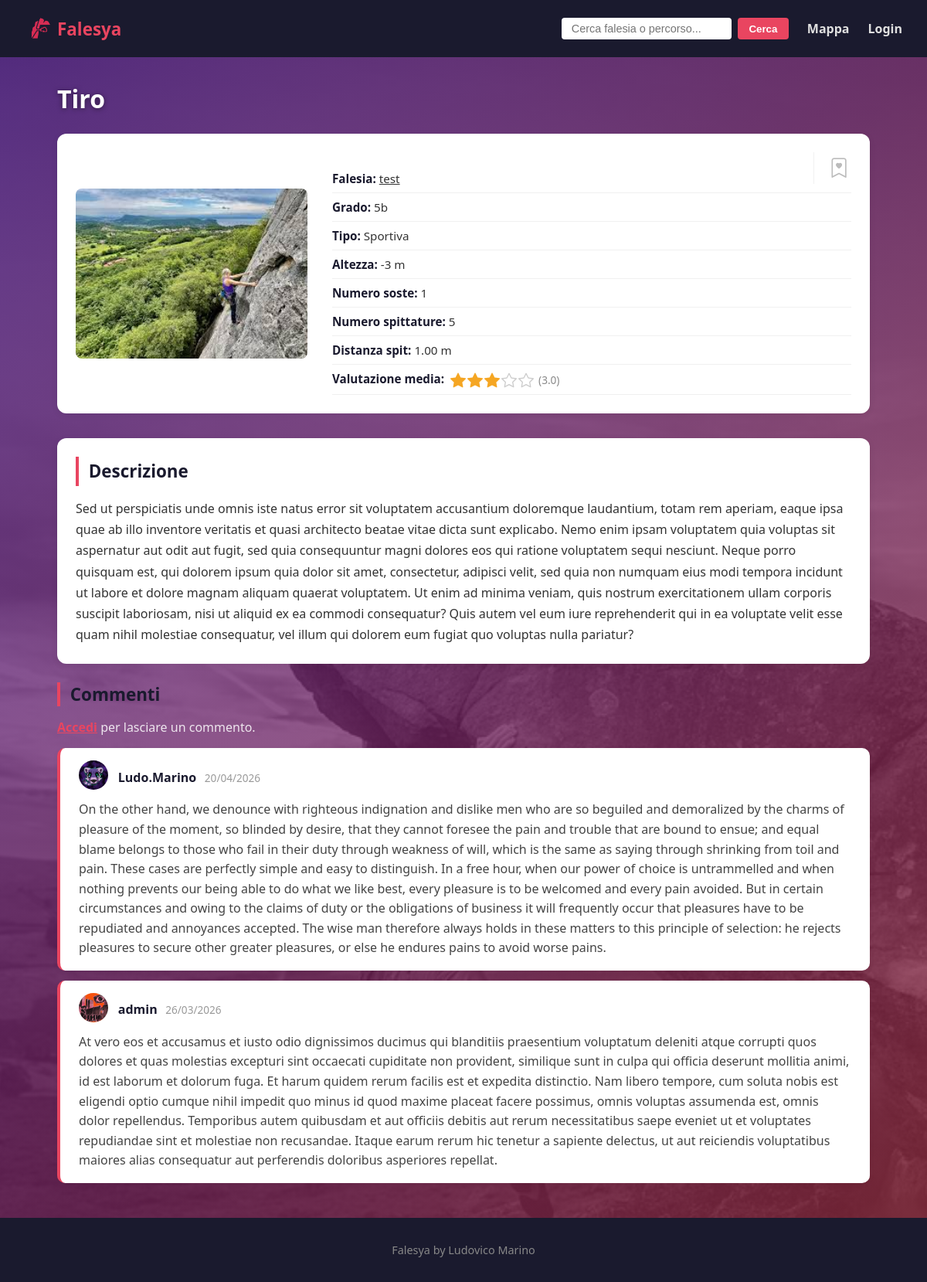
/percorso/1/, run on an earlier commit of the app's database.
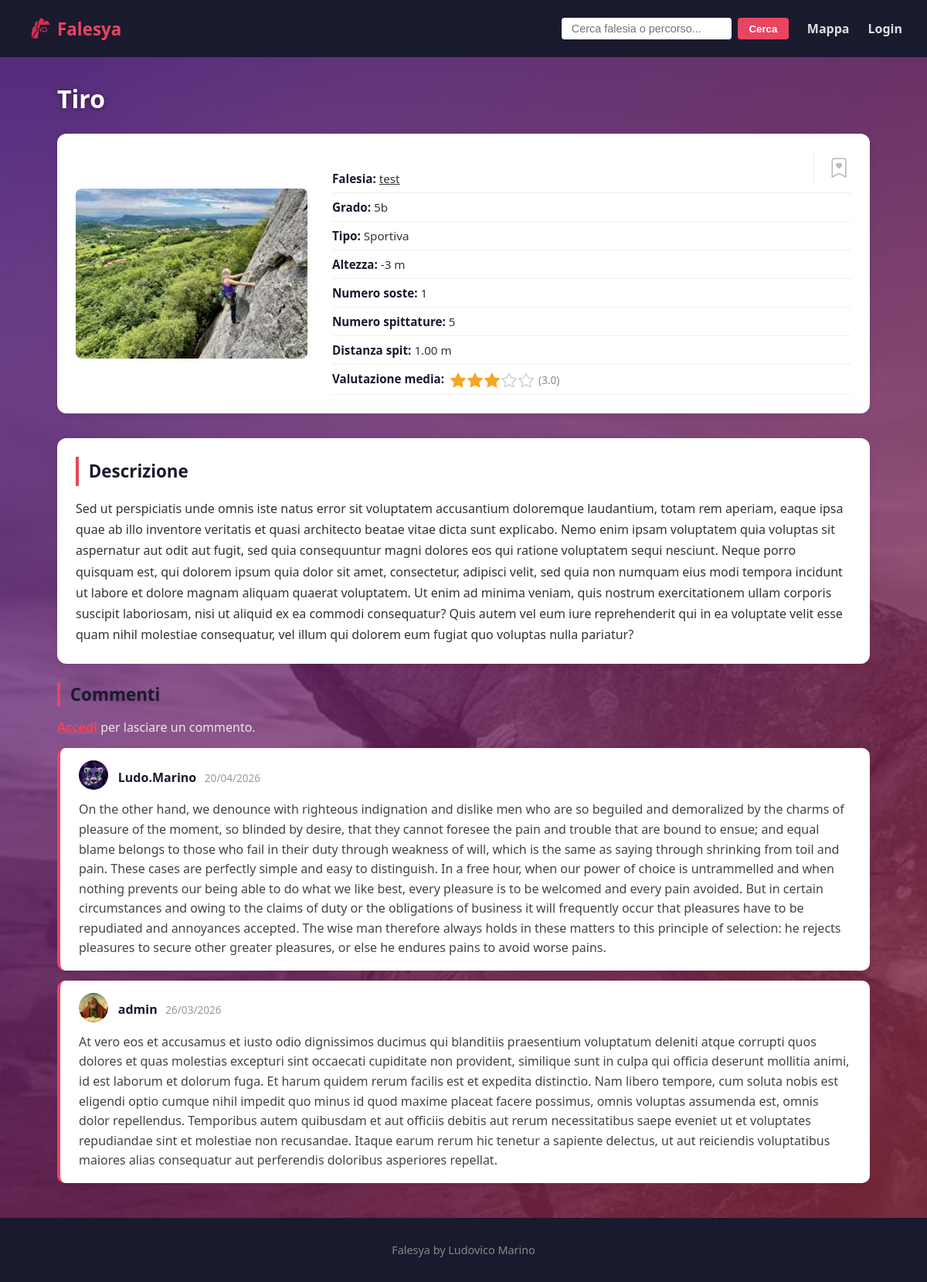
And on a later commit of the database.
### generale/models.py (models this page shows, shortened)
class Commento(models.Model):
    utente = models.ForeignKey(User, on_delete=models.CASCADE)
    falesia = models.ForeignKey(Falesia, on_delete=models.CASCADE, null=True, blank=True)
    percorso = models.ForeignKey(Percorso, on_delete=models.CASCADE, null=True, blank=True)
    testo = models.TextField()
    data = models.DateTimeField(auto_now_add=True)

class Profilo(models.Model):
    utente = models.OneToOneField(User, on_delete=models.CASCADE, related_name='profilo')
    immagine_profilo = models.ImageField(upload_to='profili/', blank=True, null=True)

### generale/views.py (the view, shortened to what this page needs)
# urls.py: path('percorso/<int:id>/', views.dettaglio_percorso, name='dettaglio_percorso'),
def dettaglio_percorso(request, id):
    percorso = get_object_or_404(Percorso, id=id)
    commenti = percorso.commento_set.select_related('utente__profilo').order_by('-data')
    media_voto = Valutazione.objects.filter(percorso=percorso).aggregate(Avg('voto'))['voto__avg']
    is_preferito = (
        request.user.is_authenticated and
        Preferito.objects.filter(utente=request.user, percorso=percorso).exists()
    )
    voto_utente = None
    if request.user.is_authenticated:
        v = Valutazione.objects.filter(utente=request.user, percorso=percorso).first()
        voto_utente = v.voto if v else None
    form_commento    = FormCommento()
    form_valutazione = FormValutazione()
    return render(request, 'generale/dettaglio_percorso.html', {
        'percorso':         percorso,
        'commenti':         commenti,
        'media_voto':       media_voto,
        'media_voto_int':   round(media_voto) if media_voto else 0,
        'voto_utente':      voto_utente,
        'form_commento':    form_commento,
        'form_valutazione': form_valutazione,
        'is_preferito':     is_preferito,
    })

### generale/forms.py
class FormCommento(forms.ModelForm):
    class Meta:
        model = Commento
        fields = ['testo']
        widgets = {
            'testo': forms.Textarea(attrs={
                'rows': 3,
                'placeholder': 'Scrivi un commento...',
                'maxlength': 1000,
            })
        }
        labels = {'testo': ''}

class FormValutazione(forms.ModelForm):
    class Meta:
        model = Valutazione
        fields = ['voto']
        widgets = {
            'voto': forms.RadioSelect()
        }
        labels = {'voto': 'La tua valutazione'}

### generale/templates/generale/dettaglio_percorso.html (shortened to what this page needs)
{% extends 'generale/base.html' %}
{% load static %}
{% block contenuto %}
<h1>{{ percorso.nome }}</h1>
<div class="dettaglio-header">
    {% if percorso.immagine %}
    <img src="{{ percorso.immagine.url }}" alt="{{ percorso.nome }}">
    {% else %}
    <img src="{% static 'generale/content/placeholder.png' %}" alt="{{ percorso.nome }}">
    {% endif %}
    <div class="dati">
        <div class="preferiti-header">
            {% if user.is_authenticated %}
            <form action="{% url 'toggle_preferito' %}" method="POST" class="form-preferito">
                {% csrf_token %}
                <input type="hidden" name="tipo" value="percorso">
                <input type="hidden" name="id" value="{{ percorso.id }}">
                <button type="submit" class="btn-preferito"
                    title="{% if is_preferito %}Rimuovi dai preferiti{% else %}Aggiungi ai preferiti{% endif %}">
                    {% if is_preferito %}
                    <i class="bi bi-bookmark-heart-fill"></i>
                    {% else %}
                    <i class="bi bi-bookmark-heart"></i>
                    {% endif %}
                </button>
            </form>
            {% else %}
            <a href="#" class="btn-preferito btn-preferito--disabilitato" title="Accedi per salvare nei preferiti">
                <i class="bi bi-bookmark-heart"></i>
            </a>
            {% endif %}
        </div>
        <p><strong>Falesia:</strong>
            <a href="{% url 'dettaglio_falesia' percorso.falesia.id %}">{{ percorso.falesia.nome }}</a>
        </p>
        <p><strong>Grado:</strong> {{ percorso.grado }}</p>
        <p><strong>Tipo:</strong> {{ percorso.get_tipo_display }}</p>
        <p><strong>Altezza:</strong> {{ percorso.altezza }} m</p>
        <p><strong>Numero soste:</strong> {{ percorso.n_soste }}</p>
        <p><strong>Numero spittature:</strong> {{ percorso.n_spittature }}</p>
        <p><strong>Distanza spit:</strong> {{ percorso.distanza_spit }} m</p>
        <p>
            <strong>Valutazione media:</strong>
            {% if media_voto %}
            <span class="stelle-media">
                    <span class="media-numero">({{ media_voto|floatformat:1 }})</span>
            </span>
            {% else %}
            Nessuna ancora
            {% endif %}
        </p>
    </div>
</div>
<div class="descrizione">
    <h2>Descrizione</h2>
    <p>{{ percorso.descrizione }}</p>
</div>
<div class="commenti">
    <h2>Commenti</h2>
    {% if user.is_authenticated %}
    <form method="POST" class="form-commento">
        {% csrf_token %}
        {{ form_commento.testo }}
        {% if form_commento.testo.errors %}
        <span class="errore">{{ form_commento.testo.errors|join:", " }}</span>
        {% endif %}
        <button type="submit" name="invia_commento" class="btn-primario btn-small">Pubblica</button>
    </form>
    {% else %}
    <p class="invito-login"><a href="{% url 'login' %}">Accedi</a> per lasciare un commento.</p>
    {% endif %}
    {% for commento in commenti %}
    <div class="commento">
        <div class="commento-header">
            <div class="avatar-wrapper">
                {% if commento.utente.profilo.immagine_profilo %}
                <img src="{{ commento.utente.profilo.immagine_profilo.url }}" alt="{{ commento.utente.username }}"
                    class="avatar">
                {% else %}
                <div class="avatar avatar-placeholder">
                    {{ commento.utente.username|first|upper }}
                </div>
                {% endif %}
            </div>
            <div>
                <strong>{{ commento.utente.username }}</strong>
                <span class="data-commento">{{ commento.data|date:"d/m/Y" }}</span>
            </div>
        </div>
        <p>{{ commento.testo }}</p>
    </div>
    {% empty %}
    <p>Nessun commento ancora.</p>
    {% endfor %}
</div>
{% endblock %}

What changed in the data, as far as the page shows it:
changed through a linked row, Commento "admin": utente.profilo.immagine_profilo: a different picture
